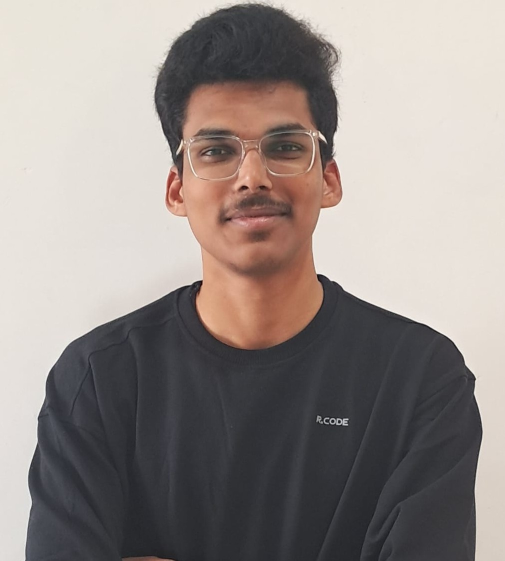
#> input picture dipimages/rohit.jpg, 1010 x 1121 px (shown at 1/2 size)
$ python -i Dipproject.py   (imports and definitions only)
#> lines starting #> are read from the running program, lines starting #| are printed output that depends on the picture
#> in extract_faces_from_image, img is the input picture: shape (1121, 1010, 3); mean B, G, R 137.7, 141.5, 150.1
import cv2
import os
import numpy as np
from PIL import Image
from transformers import CLIPProcessor, CLIPModel

# Disable symlink warning for Hugging Face models
os.environ["HF_HUB_DISABLE_SYMLINKS_WARNING"] = "1"

# Load pre-trained CLIP model and processor
model_name = "openai/clip-vit-base-patch16"
try:
    model = CLIPModel.from_pretrained(model_name)
    processor = CLIPProcessor.from_pretrained(model_name)
except Exception as e:
    print(f"Error loading model: {e}")
    exit()

# Function to preprocess images
def preprocess_image(image):
    """Resize and enhance the image for better face detection."""
    resized_image = cv2.resize(image, (0, 0), fx=2.0, fy=2.0, interpolation=cv2.INTER_LINEAR)
    blurred_image = cv2.GaussianBlur(resized_image, (5, 5), 0)  # Reduce noise
    gray_image = cv2.cvtColor(blurred_image, cv2.COLOR_BGR2GRAY)
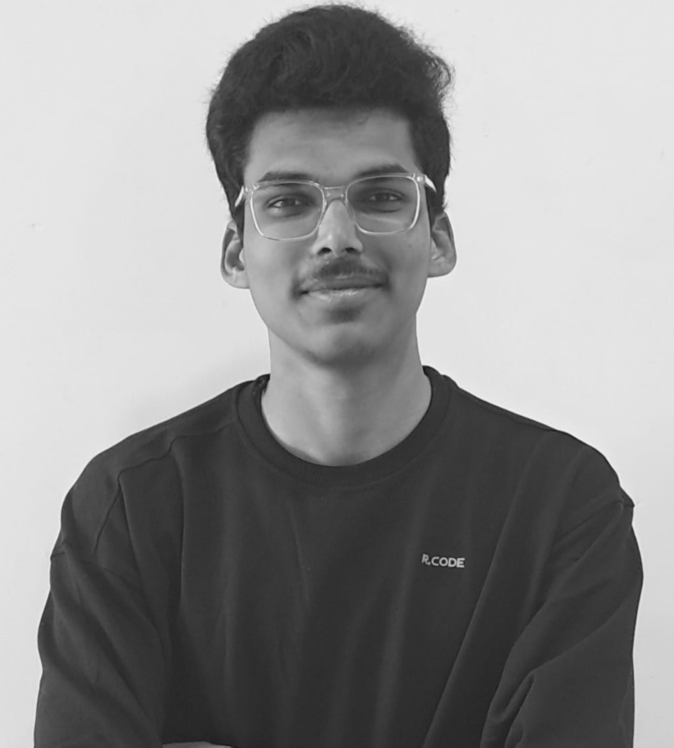
#> gray_image: shape (2242, 2020) (shown at 1/3 size); min 14, max 245, mean 143.6
    gray_image = cv2.equalizeHist(gray_image)  # Improve contrast
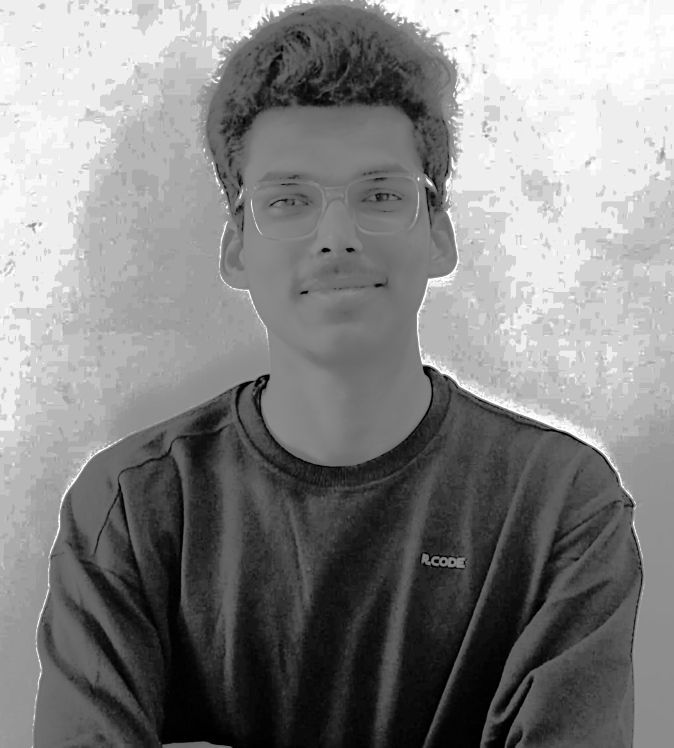
#> gray_image: shape (2242, 2020) (shown at 1/3 size); min 0, max 255, mean 131.6
    return resized_image, gray_image

# Function to extract faces from an image
def extract_faces_from_image(file_name, output_folder):
    """Extract faces from a single image and save them to the output folder."""
    alg = r"C:\Users\sujat\OneDrive\Desktop\DIP\haarcascade_frontalface_default.xml"
    haar_cascade = cv2.CascadeClassifier(alg)

    img = cv2.imread(file_name)
    if img is None:
        print(f"Error: Unable to load image {file_name}.")
        return []

    # Preprocess the image
    resized_img, gray_img = preprocess_image(img)

    # Adjust Haar Cascade parameters for better detection
    faces = haar_cascade.detectMultiScale(gray_img, scaleFactor=1.2, minNeighbors=5, minSize=(50, 50))
#> faces = [[1145, 1970, 61, 61], [653, 320, 691, 691]]

    os.makedirs(output_folder, exist_ok=True)
    face_files = []

    for i, (x, y, w, h) in enumerate(faces):
        cropped_image = resized_img[y:y + h, x:x + w]
        target_file_name = os.path.join(output_folder, f'face_{i}.jpg')
        cv2.imwrite(target_file_name, cropped_image)
        face_files.append(target_file_name)
        print(f"Saved: {target_file_name}")
#> this loop made 2 passes
#| Saved: out.png/face_0.jpg
#| Saved: out.png/face_1.jpg
#> pass 1, in extract_faces_from_image, `cropped_image = resized_img[y:y + h, x:x + w]`:
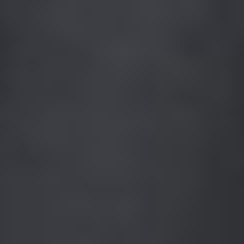
#> cropped_image: shape (61, 61, 3) (shown 4 times larger); mean B, G, R 63, 58.3, 57.3
#> pass 2, in extract_faces_from_image, `cropped_image = resized_img[y:y + h, x:x + w]`:
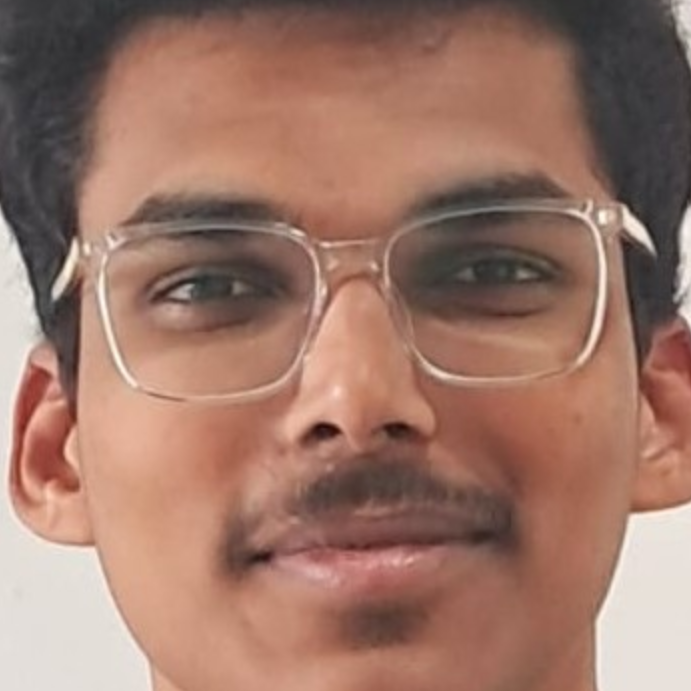
#> cropped_image: shape (691, 691, 3); mean B, G, R 104.8, 118.8, 156.8
#> after the loop, face_files = ['out.png/face_0.jpg', 'out.png/face_1.jpg']

    return face_files

# Function to calculate image embeddings
# [75 lines left out: functions calculate_image_embedding, precompute_dataset_embeddings, find_matching_faces, main, not called in this run]

# [2 lines not run here, left out]

>>> result = extract_faces_from_image('dipimages/rohit.jpg', 'out.png')
#> result = ['out.png/face_0.jpg', 'out.png/face_1.jpg']

$ run again, on dipimages/abhinay.png
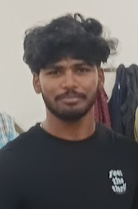
#> input picture dipimages/abhinay.png, 138 x 209 px
#> in extract_faces_from_image, img is the input picture: shape (209, 138, 3); mean B, G, R 99.5, 101.1, 106.2
#> in preprocess_image, `gray_image = cv2.equalizeHist(gray_image)`:
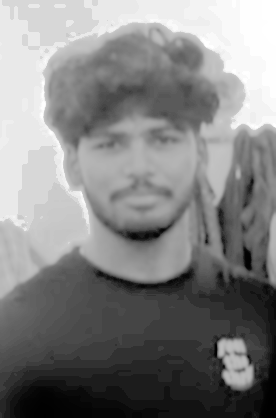
#> gray_image: shape (418, 276); min 0, max 255, mean 130.3
#> faces = [[65, 85, 148, 148]]
#> the loop in extract_faces_from_image, `for i, (x, y, w, h) in enumerate(faces):` made 1 pass
#> (printed output is left out)
#> pass 1, in extract_faces_from_image, `cropped_image = resized_img[y:y + h, x:x + w]`:
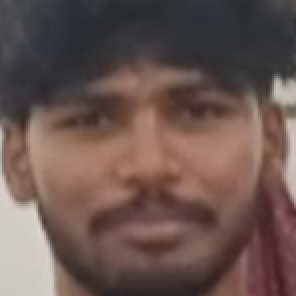
#> cropped_image: shape (148, 148, 3) (shown 2 times larger); mean B, G, R 79.5, 85.5, 105.8
#> after the loop in extract_faces_from_image, `for i, (x, y, w, h) in enumerate(faces):`: face_files = ['out.png/face_0.jpg']
